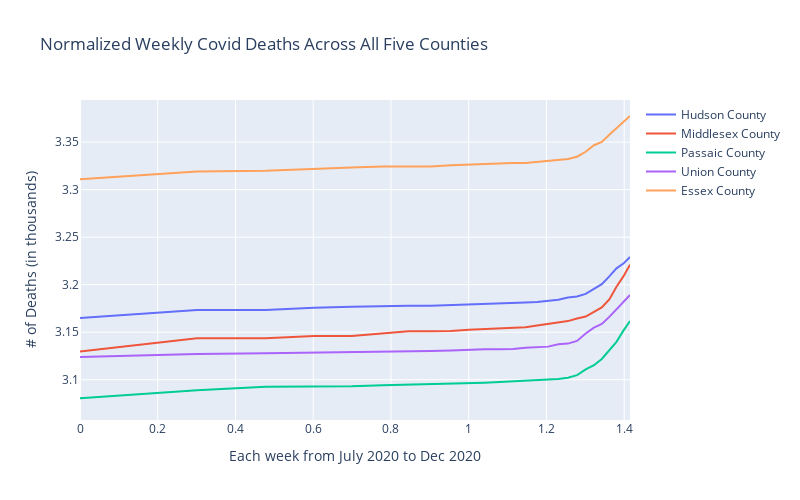

Write notebook code for a chart like this one.
### Code cell
# Normalized Deaths
fig = go.Figure()

for county in five_counties:
    fig.add_trace(go.Scatter(x=np.log10(five_counties_deaths_dataset[county].index), y=np.log10(five_counties_deaths_dataset[county]), mode='lines', name=county))

fig.update_layout(
    title='Normalized Weekly Covid Deaths Across All Five Counties',
    xaxis=dict(title='Each week from July 2020 to Dec 2020'),
    yaxis=dict(title='# of Deaths (in thousands)'),
    showlegend=True,
    width=800,
    height=500 
)
